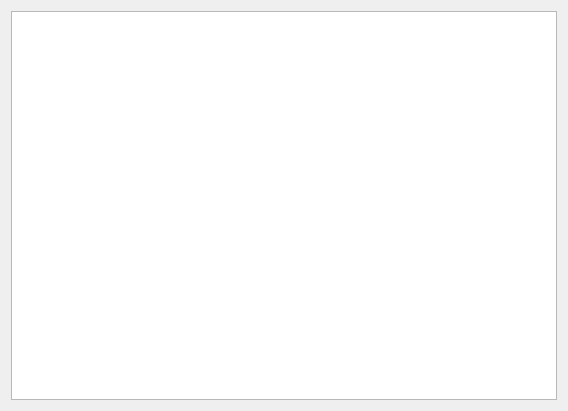
<?xml version="1.0" encoding="UTF-8"?>
<ui version="4.0">
 <class>SubjectWidget</class>
 <widget class="QWidget" name="SubjectWidget">
  <property name="geometry">
   <rect>
    <x>0</x>
    <y>0</y>
    <width>568</width>
    <height>411</height>
   </rect>
  </property>
  <property name="windowTitle">
   <string>Form</string>
  </property>
  <layout class="QHBoxLayout" name="horizontalLayout">
   <item>
    <widget class="QTableWidget" name="tableWidget"/>
   </item>
  </layout>
 </widget>
 <resources/>
 <connections/>
</ui>
